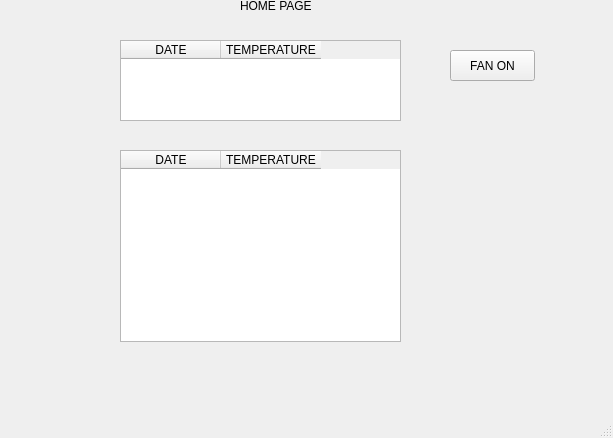
<?xml version="1.0" encoding="UTF-8"?>
<ui version="4.0">
 <class>MainWindow</class>
 <widget class="QMainWindow" name="MainWindow">
  <property name="geometry">
   <rect>
    <x>0</x>
    <y>0</y>
    <width>613</width>
    <height>438</height>
   </rect>
  </property>
  <property name="windowTitle">
   <string>PLC VIEWER</string>
  </property>
  <widget class="QWidget" name="centralwidget">
   <widget class="QTableWidget" name="table">
    <property name="geometry">
     <rect>
      <x>120</x>
      <y>150</y>
      <width>281</width>
      <height>192</height>
     </rect>
    </property>
    <column>
     <property name="text">
      <string>DATE</string>
     </property>
     <property name="background">
      <color>
       <red>0</red>
       <green>0</green>
       <blue>0</blue>
      </color>
     </property>
    </column>
    <column>
     <property name="text">
      <string>TEMPERATURE</string>
     </property>
    </column>
   </widget>
   <widget class="QPushButton" name="pushButton">
    <property name="geometry">
     <rect>
      <x>450</x>
      <y>50</y>
      <width>85</width>
      <height>31</height>
     </rect>
    </property>
    <property name="text">
     <string>FAN ON</string>
    </property>
   </widget>
   <widget class="QLabel" name="label">
    <property name="geometry">
     <rect>
      <x>240</x>
      <y>-10</y>
      <width>81</width>
      <height>31</height>
     </rect>
    </property>
    <property name="text">
     <string>HOME PAGE</string>
    </property>
   </widget>
   <widget class="QTableWidget" name="table_2">
    <property name="geometry">
     <rect>
      <x>120</x>
      <y>40</y>
      <width>281</width>
      <height>81</height>
     </rect>
    </property>
    <column>
     <property name="text">
      <string>DATE</string>
     </property>
     <property name="background">
      <color>
       <red>0</red>
       <green>0</green>
       <blue>0</blue>
      </color>
     </property>
    </column>
    <column>
     <property name="text">
      <string>TEMPERATURE</string>
     </property>
    </column>
   </widget>
  </widget>
  <widget class="QMenuBar" name="menubar">
   <property name="geometry">
    <rect>
     <x>0</x>
     <y>0</y>
     <width>613</width>
     <height>27</height>
    </rect>
   </property>
  </widget>
  <widget class="QStatusBar" name="statusbar"/>
 </widget>
 <resources/>
 <connections/>
</ui>
